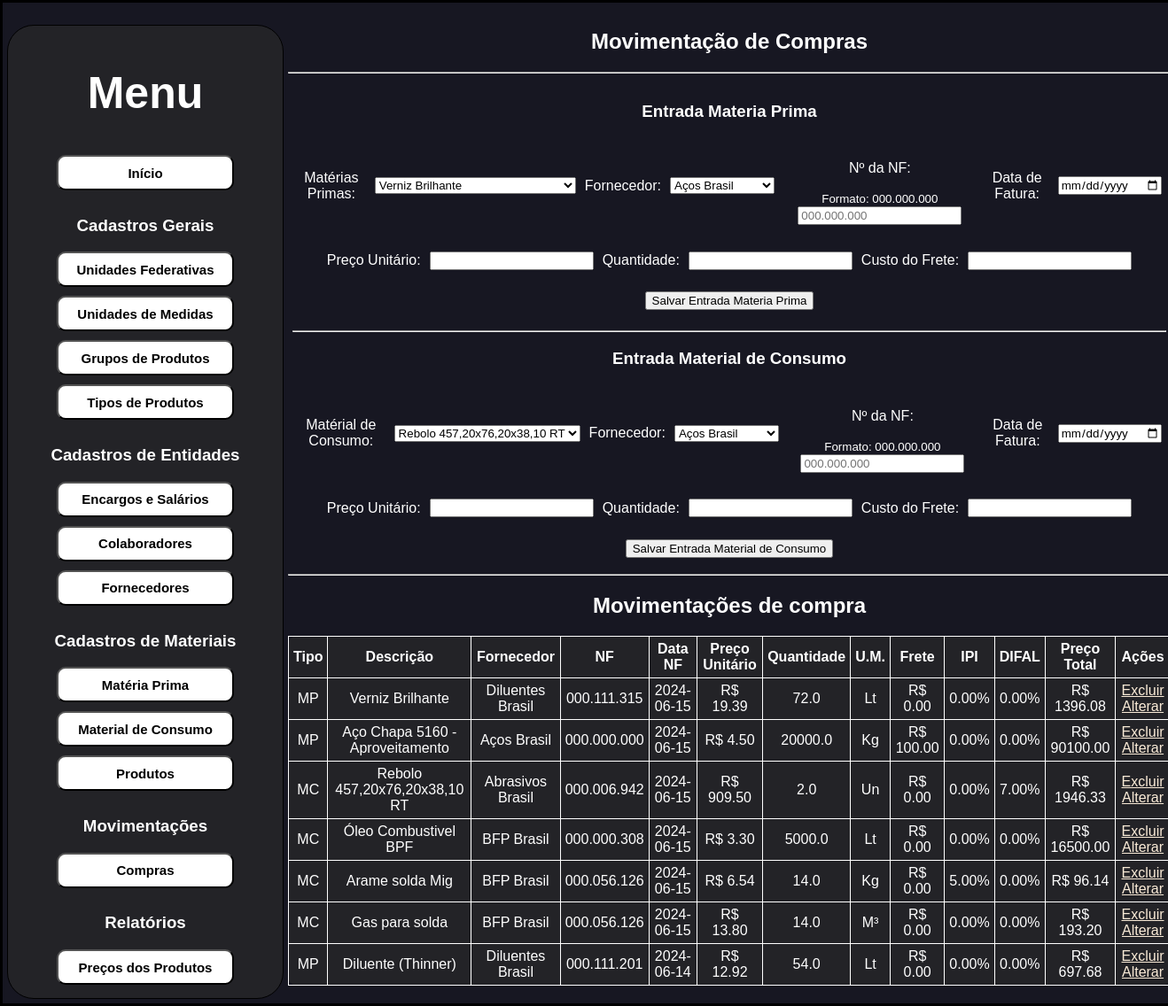
The page /movimentacoes_compras on the database its author committed.
### BDconfig.py (models this page shows, shortened)
class DB_PRODUCT_TYPE(db.Model):
    ID = db.Column(db.Integer, primary_key=True)
    NAME = db.Column(db.String(200), nullable=False)
    ABREVIATION = db.Column(db.String(10), nullable=False)
    DATE_CREATED = db.Column(db.DateTime, default=datetime.utcnow)

class DB_MP(db.Model):
    ID = db.Column(db.Integer, primary_key=True)
    NAME = db.Column(db.String(200), nullable=False)
    ID_BD_MEASURES = db.Column(db.Integer, nullable=False)
    IPI = db.Column(db.Float, default=0.0)
    DATE_CREATED = db.Column(db.DateTime, default=datetime.utcnow)

class DB_SUPPLIER(db.Model):
    ID = db.Column(db.Integer, primary_key=True)
    NAME = db.Column(db.String(200), nullable=False)
    ID_BD_COUNTRY = db.Column(db.Integer, nullable=False)
    ID_BD_ESTATE = db.Column(db.Integer, nullable=False)
    ID_BD_CITY = db.Column(db.Integer, nullable=False)
    DISTRICT = db.Column(db.String(200), nullable=False)
    ROAD = db.Column(db.String(200), nullable=False)
    NUMBER = db.Column(db.Integer, nullable=False)
    COMPLEMENT = db.Column(db.String(200), nullable=False)
    CEP = db.Column(db.String(9), nullable=False)
    EMAIL = db.Column(db.String(200), nullable=True)
    PHONE = db.Column(db.String(200), nullable=True)
    CNPJ = db.Column(db.String(18), nullable=False)
    ACTIVE = db.Column(db.Integer, nullable=False)
    DATE_CREATED = db.Column(db.DateTime, default=datetime.utcnow)

class DB_PURCHASES(db.Model):
    ID = db.Column(db.Integer, primary_key=True)
    ID_BD_PRODUCT_TYPE = db.Column(db.Integer, nullable=False)
    ID_BD_PROD = db.Column(db.Integer, nullable=False)
    ID_BD_SUPPLIER = db.Column(db.Integer, nullable=False)
    NF_DATA = db.Column(db.Date, nullable=False)
    NF_NUMBER = db.Column(db.String(11), nullable=False)
    PRICE = db.Column(db.Float, nullable=False)
    QUANTITY = db.Column(db.Float, nullable=False)
    TRANSPORT_COST = db.Column(db.Float, default=0)
    DATE_CREATED = db.Column(db.DateTime, default=datetime.utcnow)

class DB_MEASURES(db.Model):
    ID = db.Column(db.Integer, primary_key=True)
    NAME = db.Column(db.String(200), nullable=False)
    ABREVIATION = db.Column(db.String(10), nullable=False)
    DATE_CREATED = db.Column(db.DateTime, default=datetime.utcnow)

class DB_MC(db.Model):
    ID = db.Column(db.Integer, primary_key=True)
    NAME = db.Column(db.String(200), nullable=False)
    ID_BD_MEASURES = db.Column(db.Integer, nullable=False)
    IPI = db.Column(db.Float, default=0.0)
    DIFAL = db.Column(db.Float, default=0.0)
    DATE_CREATED = db.Column(db.DateTime, default=datetime.utcnow)

### industriafeliz.py (the view)
@app.route('/movimentacoes_compras', methods=['POST','GET'])
def movimentacoes_compras():
    return index.movimentacoes_compras()

### UsefulFunctions.py (called while the page is built)
def get_product_measure(product_id, product_type_id):
    measure_id = get_product_info(product_id, product_type_id).ID_BD_MEASURES
    measure = data.DB_MEASURES.query.filter_by(ID=measure_id).first()
    return measure

def get_product_type(product_type_id):
    product_type = data.DB_PRODUCT_TYPE.query.filter_by(ID=product_type_id).first()
    return product_type

def get_product_info(product_id, product_type_id):
    if product_type_id == 1:
        product = data.DB_MP.query.filter_by(ID=product_id).first()
    elif product_type_id == 2:
        product = data.DB_MC.query.filter_by(ID=product_id).first()
    else:
        product = None
    return product

def get_supplier_name(supplier_id):
    supplier = data.DB_SUPPLIER.query.filter_by(ID=supplier_id).first()
    return supplier.NAME if supplier else None

def format_currency(amount):
    if amount is not None:
        return "R$ {:.2f}".format(amount)
    else:
        return '0.00'

def format_percentage(percentage):
    try:
        if percentage is not None:
            return "{:.2f}%".format(percentage)
        else:
            return '0.00%'
    except:
        return '0.00%'

def calculate_total_price(price, quantity, transport_cost, difal=0, ipi=0):
    total_price = (price * quantity) + transport_cost
    total_price += (price * quantity * difal) / 100
    total_price += (price * quantity * ipi) / 100
    return total_price

### templates/movimentacoes/movimentacao_compras.html (shortened to what this page needs)
{% extends 'standard.html' %}
{% block body %}
<section>
    {% if products_types|length < 1 %}
        <h4>Ainda não existem tipos de produtos cadastrados, por favor cadastre um tipo de produto</h4>
    {% elif suppliers|length < 1 %}
        <h4>Ainda não existem fornecedores cadastrados, por favor cadastre um fornecedor</h4>
    {% else %}
    <h1>Movimentação de Compras</h1>
    <hr></hr>
        <section class = "format">
            <h1>Entrada Materia Prima</h1>
            <form action="/movimentacoes_compras_cadastros" method="POST">
                <div class = "format">
                    <p>Matérias Primas:</p>
                    <select name="id_bd_prod" id="id_bd_prod" required>
                        {% for mp in mps %}
                            <option value="{{ mp.ID }}">{{ mp.NAME }}</option>
                        {% endfor %}
                    </select>
                    <p>Fornecedor:</p>
                    <select name="id_bd_supplier" id="id_bd_supplier" required>
                        {% for supplier in suppliers %}
                            <option value="{{ supplier.ID }}">{{ supplier.NAME }}</option>
                        {% endfor %}
                    </select>
                    <section>
                        <p>Nº da NF:</p>
                        <small>Formato: 000.000.000</small>
                        <input type="text" name="nf_number" id="nf_number" maxlength="11" pattern="[0-9]{3}.[0-9]{3}.[0-9]{3}" placeholder="000.000.000" autocomplete="off" required>
                    </section>
                    <p>Data de Fatura:</p>
                    <input type="date" name="nf_data" id="nf_data" autocomplete="off" required>
                </div>
                <div class =  "format">
                    <p>Preço Unitário:</p>
                    <input type="number" name="price" id="price" min="0" step="0.01" autocomplete="off" required>
                    <p>Quantidade:</p>
                    <input type="number" name="quantity" id="quantity" min="0" step="0.01" autocomplete="off" required>
                    <p>Custo do Frete:</p>
                    <input type="number" name="transport_cost" id="transport_cost" min="0" step="0.01" autocomplete="off" required>
                </div>
                <div class = "format">
                    <input class="bt" type="submit" value="Salvar Entrada Materia Prima">
                </div>
            </form>
        </section>
        <section>
            <hr></hr>
            <h1>Entrada Material de Consumo</h1>
            <form action="/movimentacoes_compras_cadastros" method="POST">
                <div class = "format">
                    <p> Matérial de Consumo: </p>
                    <select name="id_bd_prod" id="id_bd_prod" required>
                        {% for mc in mcs %}
                            <option value="{{ mc.ID }}">{{ mc.NAME }}</option>
                        {% endfor %}
                    </select>
                    <p>Fornecedor:</p>
                    <select name="id_bd_supplier" id="id_bd_supplier" required>
                        {% for supplier in suppliers %}
                            <option value="{{ supplier.ID }}">{{ supplier.NAME }}</option>
                        {% endfor %}
                    </select>
                    <section>
                        <p>Nº da NF:</p>
                        <small>Formato: 000.000.000</small>
                        <input type="text" name="nf_number" id="nf_number" maxlength="11" pattern="[0-9]{3}.[0-9]{3}.[0-9]{3}" placeholder="000.000.000" autocomplete="off" required>
                    </section>
                    <p>Data de Fatura:</p>
                    <input type="date" name="nf_data" id="nf_data" autocomplete="off" required>
                </div>
                <div class = "format">
                    <p>Preço Unitário:</p>
                    <input type="number" name="price" id="price" min="0" step="0.01" autocomplete="off" required>
                    <p>Quantidade:</p>
                    <input type="number" name="quantity" id="quantity" min="0" step="0.01" autocomplete="off" required>
                    <p>Custo do Frete:</p>
                    <input type="number" name="transport_cost" id="transport_cost" min="0" step="0.01" autocomplete="off" required>
                </div>
                <div class = "format">
                    <input class="bt" type="submit" value="Salvar Entrada Material de Consumo">
                </div>
            </form>
        </section>
        <hr></hr>
        <h1>Movimentações de compra</h1>
        <table class="tabela">
            <thead>
                <tr>
                    <th>Tipo</th>
                    <th>Descrição</th>
                    <th>Fornecedor</th>
                    <th>NF</th>
                    <th>Data NF</th>
                    <th>Preço Unitário</th>
                    <th>Quantidade</th>
                    <th>U.M.</th>
                    <th>Frete</th>
                    <th>IPI</th>
                    <th>DIFAL</th>
                    <th>Preço Total</th>
                    <th>Ações</th>
                </tr>
            </thead>
            <tbody>
                {% for purchase in purchases %}
                    <tr>
                        {% set product_type = get_product_type(purchase.ID_BD_PRODUCT_TYPE) %}
                        {% set product_info = get_product_info(purchase.ID_BD_PROD, purchase.ID_BD_PRODUCT_TYPE) %}
                        {% set product_measure = get_product_measure(purchase.ID_BD_PROD, purchase.ID_BD_PRODUCT_TYPE) %}
                        <td>{{ product_type.ABREVIATION }}</td>
                        <td>{{ product_info.NAME if product_info else 'Outros' }}</td>
                        <td>{{ get_supplier_name(purchase.ID_BD_SUPPLIER) }}</td>
                        <td>{{ purchase.NF_NUMBER }}</td>
                        <td>{{ purchase.NF_DATA }}</td>
                        <td>{{ format_currency(purchase.PRICE) }}</td>
                        <td>{{ purchase.QUANTITY }}</td>
                        <td>{{ product_measure.ABREVIATION }}</td>
                        <td>{{ format_currency(purchase.TRANSPORT_COST) }}</td>
                        <td>{{ format_percentage(product_info.IPI if product_info else 0) }}</td>
                        <td>{{ format_percentage(product_info.DIFAL) }}</td>
                        <td>{{ format_currency(calculate_total_price(purchase.PRICE, purchase.QUANTITY, purchase.TRANSPORT_COST, product_info.DIFAL if product_info and 'DIFAL' in product_info.__dict__ else 0, product_info.IPI if product_info else 0)) }}</td>
                        <td>
                            <a href="/movimentacoes_compras_cadastros_deletar/{{purchase.ID}}">Excluir</a>
                            <a href="/movimentacoes_compras_cadastros_update/{{purchase.ID}}">Alterar</a>
                        </td>
                    </tr>
                {% endfor %}
            </tbody>
        </table>
    {% endif %}
</section>
{% endblock %}

### static/css/style.css (style rules this page uses)
* { font-family: "Montserrat", sans-serif; }
body { border: solid black; width: 100%; display: flex; background-color: rgb(23, 23, 34); padding: 5px; margin: 0; color: white; }
section { display: block; text-align: center; padding: 5px; }
div { display: flex; padding: 5px; line-height: normal; }
.format { justify-content:center; gap: 10px; align-items: center; }
.tabela { border-radius: 10px; background-color: #2b2b2b9f; padding: 10px; border-collapse: collapse; }
.tabela th { border: white 1px solid; border-radius: 5px; padding: 5px; }
.tabela td { border: white 1px solid; border-radius: 5px; padding: 5px; }
a { color: antiquewhite; }

### rows shown on the page
DB_PURCHASES: NF_NUMBER "000.111.315", NF_DATA "2024-06-15", PRICE "R$ 19.39", QUANTITY "72.0", TRANSPORT_COST "R$ 0.00", DIFAL "0.00%", PRICE+QUANTITY+TRANSPORT_COST "R$ 1396.08"
DB_PRODUCT_TYPE: ABREVIATION "MP"
DB_MP: NAME "Verniz Brilhante", IPI "0.00%"
DB_SUPPLIER: NAME "Diluentes Brasil"
DB_MEASURES: ABREVIATION "Lt"
DB_PURCHASES: NF_NUMBER "000.000.000", NF_DATA "2024-06-15", PRICE "R$ 4.50", QUANTITY "20000.0", TRANSPORT_COST "R$ 100.00", DIFAL "0.00%", PRICE+QUANTITY+TRANSPORT_COST "R$ 90100.00"
DB_MP: NAME "Aço Chapa 5160 - Aproveitamento", IPI "0.00%"
DB_SUPPLIER: NAME "Aços Brasil"
DB_MEASURES: ABREVIATION "Kg"
DB_PURCHASES: NF_NUMBER "000.006.942", NF_DATA "2024-06-15", PRICE "R$ 909.50", QUANTITY "2.0", TRANSPORT_COST "R$ 0.00", PRICE+QUANTITY+TRANSPORT_COST "R$ 1946.33"
DB_PRODUCT_TYPE: ABREVIATION "MC"
DB_MC: NAME "Rebolo 457,20x76,20x38,10 RT", IPI "0.00%", DIFAL "7.00%"
DB_SUPPLIER: NAME "Abrasivos Brasil"
DB_MEASURES: ABREVIATION "Un"
DB_PURCHASES: NF_NUMBER "000.000.308", NF_DATA "2024-06-15", PRICE "R$ 3.30", QUANTITY "5000.0", TRANSPORT_COST "R$ 0.00", PRICE+QUANTITY+TRANSPORT_COST "R$ 16500.00"
DB_MC: NAME "Óleo Combustivel BPF", IPI "0.00%", DIFAL "0.00%"
DB_SUPPLIER: NAME "BFP Brasil"
DB_PURCHASES: NF_NUMBER "000.056.126", NF_DATA "2024-06-15", PRICE "R$ 6.54", QUANTITY "14.0", TRANSPORT_COST "R$ 0.00", PRICE+QUANTITY+TRANSPORT_COST "R$ 96.14"
DB_MC: NAME "Arame solda Mig", IPI "5.00%", DIFAL "0.00%"
DB_PURCHASES: NF_NUMBER "000.056.126", NF_DATA "2024-06-15", PRICE "R$ 13.80", QUANTITY "14.0", TRANSPORT_COST "R$ 0.00", PRICE+QUANTITY+TRANSPORT_COST "R$ 193.20"
DB_MC: NAME "Gas para solda", IPI "0.00%", DIFAL "0.00%"
DB_MEASURES: ABREVIATION "M³"
DB_PURCHASES: NF_NUMBER "000.111.201", NF_DATA "2024-06-14", PRICE "R$ 12.92", QUANTITY "54.0", TRANSPORT_COST "R$ 0.00", DIFAL "0.00%", PRICE+QUANTITY+TRANSPORT_COST "R$ 697.68"
DB_MP: NAME "Diluente (Thinner)", IPI "0.00%"

### other values the page prints
form field id_bd_prod "Verniz Brilhante"
form field id_bd_supplier "Aços Brasil"
form field id_bd_prod "Rebolo 457,20x76,20x38,10 RT"
